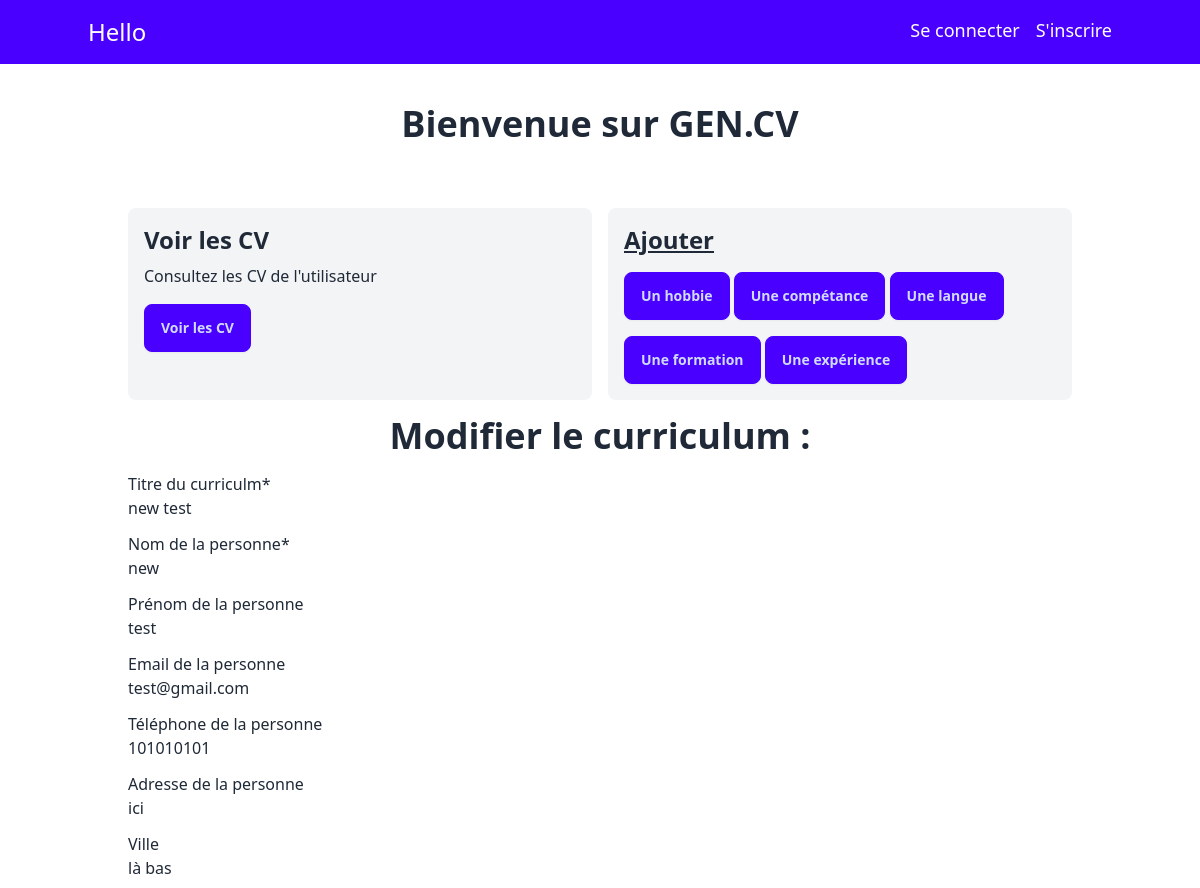
Before: /update_cv/1/ (upper part) with the older database file.
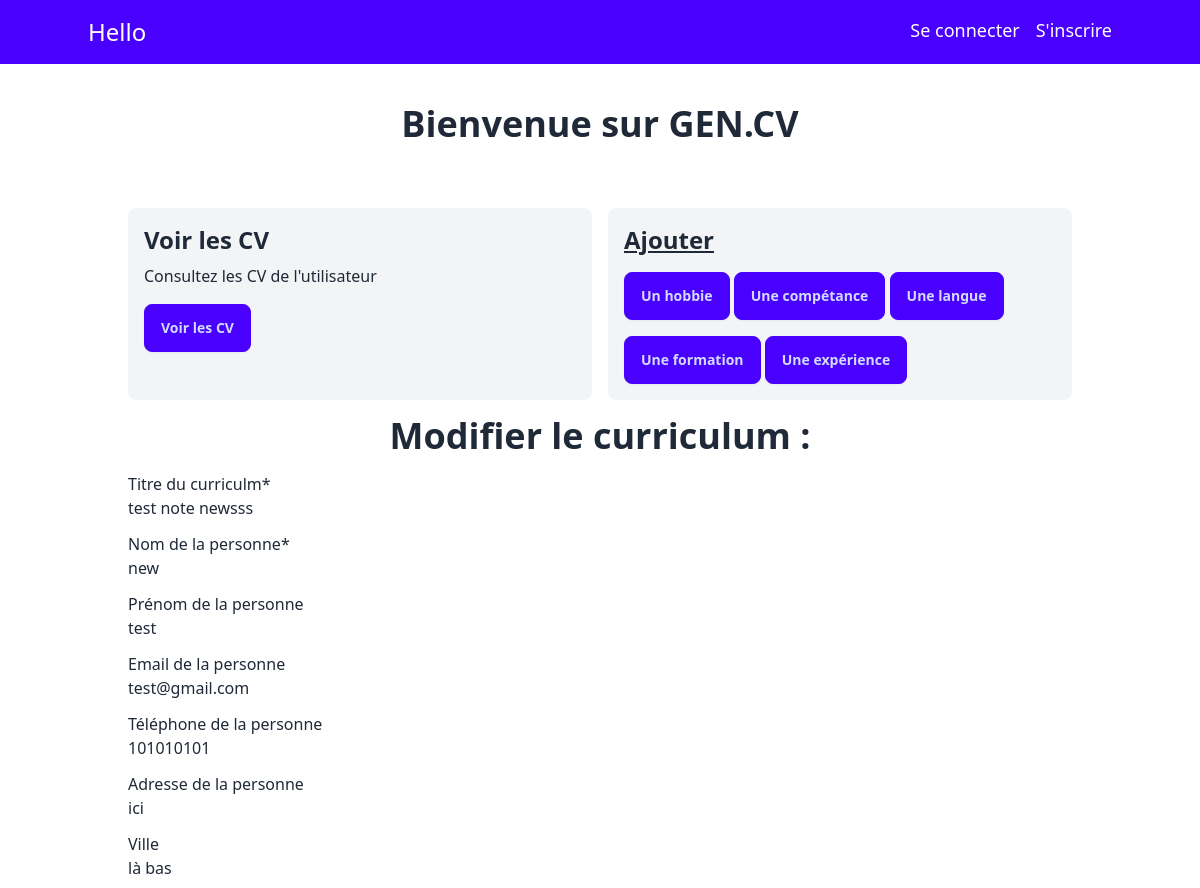
After: the same page with the newer database file.
### curriculum/models.py (models this page shows, shortened)
class Info(models.Model):
    title = models.CharField("titre du curriculm", max_length=120)
    lastname = models.CharField("nom de la personne", max_length=120)
    firstname = models.CharField("prénom de la personne", max_length=120, blank=True, null=True)
    address = models.CharField("adresse de la personne", max_length=120, blank=True, null=True)
    city = models.CharField("ville", max_length=120, blank=True, null=True)
    state = models.CharField("état", max_length=120, blank=True, null=True)
    zip_code = models.IntegerField("code postal", blank=True, null=True)
    phone = models.IntegerField("téléphone de la personne", blank=True, null=True)
    email = models.EmailField("email de la personne", max_length=100, blank=True, null=True)
    photo = models.ImageField("photo de la personne", upload_to='photos/', blank=True, null=True)
    motivation = models.TextField("motivation de la personne", blank=True, null=True)
    is_active = models.BooleanField("curriculum is active?", default=False)
    created_at = models.DateTimeField("date de création", auto_now_add=True)
    updated_at = models.DateTimeField("date de modification", auto_now=True)
    hobbies = models.ManyToManyField(to="Hobby", related_name="hobbies", blank=True)
    formations = models.ManyToManyField(to="Formation", related_name="formations", blank=True)
    experiences = models.ManyToManyField(to="Experience", related_name="experiences", blank=True)
    skills = models.ManyToManyField(to="Skill", related_name="skills", blank=True)
    languages = models.ManyToManyField(to="Language", related_name="languages", blank=True)
    class Meta:
        verbose_name = "Info"
        verbose_name_plural = "Infos"

### pages/views.py (the view, shortened to what this page needs)
# urls.py: path('update_cv/<int:pk>/', InfoUpdateView.as_view(), name='update_cv'),
class InfoUpdateView(UpdateView):
    model = Info
    template_name = "update_cv.html"
    form_class = InfoForm
    def get(self, request, pk):
        info = Info.objects.get(pk=pk)
        form = InfoForm(instance=info)
        return render(
            request,
            "pages/update_cv.html",
            context={"form": form},
        )

### curriculum/forms.py (shortened to what this page needs)
class InfoForm(forms.ModelForm):
    class Meta:
        model = Info
        fields = ("title", "lastname", "firstname", "email", "phone", "address", "city", "zip_code", "state", "motivation", "photo",
                "hobbies", "formations", "experiences", "skills", "languages", "is_active")

### curriculum/models.py (called while the page is built)
    def __str__(self):
        return self.title_hobby

    def __str__(self):
        return self.title_formation

    def __str__(self):
        return self.title_experience

    def __str__(self):
        return self.title_Skill

    def __str__(self):
        return self.title_language

### templates/pages/update_cv.html (shortened to what this page needs)
{% extends "base.html" %}
{% load tailwind_filters %}
{% load crispy_forms_tags %}
{% block content %}
<header class="container mx-auto m-6 flex flex-col justify-center items-center">
    <h1 class="font-bold text-4xl mt-4">Bienvenue sur GEN.CV</h1>
</header>
<main class="container mx-auto p-10">
  <section class="grid grid-cols-1 md:grid-cols-2 gap-4">
    <div class="bg-gray-100 p-4 rounded-lg">
      <h2 class="font-bold text-2xl">Voir les CV</h2>
      <p class="mt-2">Consultez les CV de l'utilisateur</p>
      <a href="{% url 'pages:liste_cv' %}" class="btn btn-primary mt-4">Voir les CV</a>
    </div>
    <div class="bg-gray-100 p-4 rounded-lg">
      <h2 class="font-bold text-2xl underline">Ajouter</h2>
      <a href="{% url 'pages:create_cv' %}" class="btn btn-primary mt-4">Un hobbie</a>
      <a href="{% url 'pages:create_cv' %}" class="btn btn-primary mt-4">Une compétance</a>
      <a href="{% url 'pages:create_cv' %}" class="btn btn-primary mt-4">Une langue</a>
      <a href="{% url 'pages:create_cv' %}" class="btn btn-primary mt-4">Une formation</a>
      <a href="{% url 'pages:create_cv' %}" class="btn btn-primary mt-4">Une expérience</a>
    </div>
  </section>
    <section>
      <form method="post" enctype="multipart/form-data">
        <h1
          class="text-4xl font-semibold flex flex-row justify-center items-center py-4">
          Modifier le curriculum : {{ cv.title }}
        </h1>
        {% if form %}
        {{ form|crispy }}
        {% else %}
        <p>Le formulaire n'est pas disponible.</p>
        {% endif %}
      </form>
</main>
{% endblock content %}

Changed rows visible on the page:
changed Info "new": title "new test" → "test note newsss"
